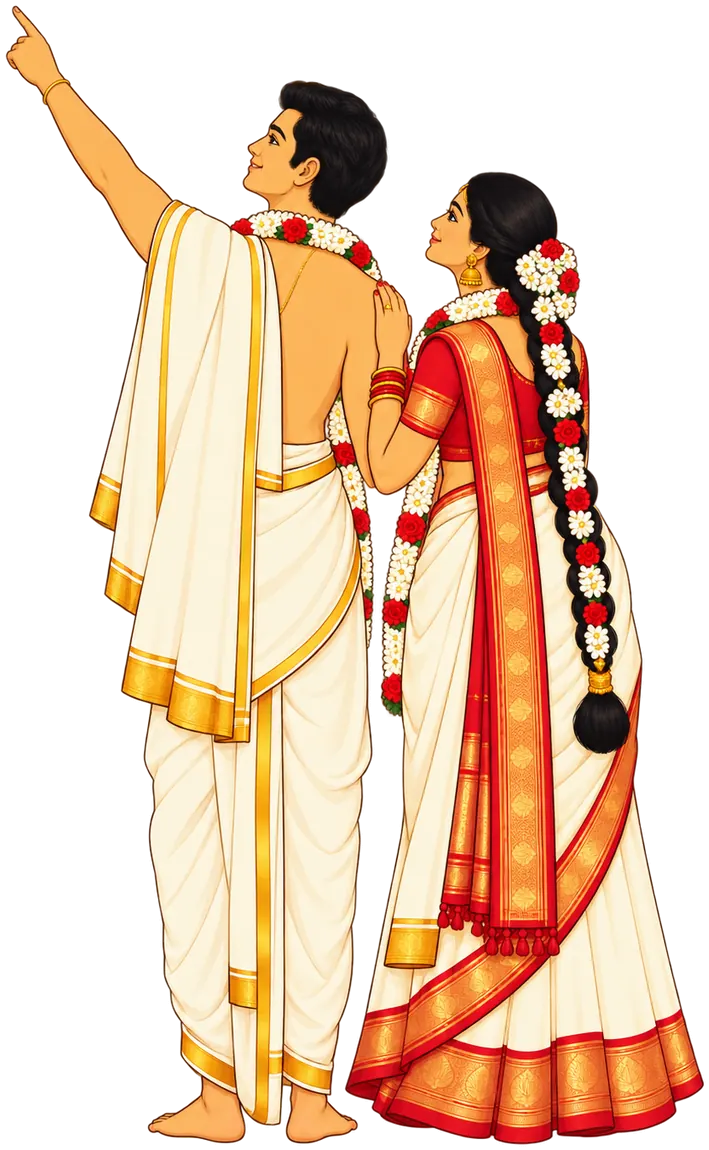
#> input picture assets/arundhati.webp, 709 x 1150 px, given in place of 02.png, which was not available
$ python prep_assets.py
#> lines starting #> are read from the running program, lines starting #| are printed output that depends on the picture; after the words box and inside, x2 and y2 are one past the last pixel; in counts of white or black regions, pixels touching at a corner belong together; pictures that were not available may be replaced by others from this repository, and a replacement may not be noted
#!/usr/bin/env python3
"""Prepare every asset for the Varun & Bhavani invitation.

Inputs  : raw/01.png .. raw/12.png (generated art), the printed-card PDF.
Outputs : assets/*.webp|png|svg + assets/manifest.json (sizes + anchor points
          the page uses for exact placement).

Re-runnable; nothing in raw/ is modified.
"""
import heapq
import json
import re
import subprocess
import sys
from pathlib import Path

import cv2
import numpy as np
from PIL import Image

ROOT = Path(__file__).resolve().parent.parent
RAW = ROOT / "raw"
OUT = ROOT / "assets"
OUT.mkdir(exist_ok=True)
PDF = Path("/Users/akash/.kiro/crew/uploads/d0b8af6636e3458d87e494e3ce882af3_Varun_Kumar_Bhavani.pdf")
TMP = Path("/tmp/vk-invite/prep")
TMP.mkdir(parents=True, exist_ok=True)

manifest = {}


def save_webp(im, name, q=82, alpha_q=90, lossless=False):
    p = OUT / name
    im.save(p, "WEBP", quality=q, alpha_quality=alpha_q, method=6, lossless=lossless)
    return p.stat().st_size


def trim_rgba(im, pad=6, thr=12):
    a = np.asarray(im)[..., 3]
    ys, xs = np.nonzero(a > thr)
    x0, y0 = max(0, xs.min() - pad), max(0, ys.min() - pad)
    x1, y1 = min(im.width, xs.max() + pad + 1), min(im.height, ys.max() + pad + 1)
    return im.crop((x0, y0, x1, y1)), (x0, y0)


def fit(im, w=None, h=None):
    if w:
        return im.resize((w, round(im.height * w / im.width)), Image.LANCZOS)
    return im.resize((round(im.width * h / im.height), h), Image.LANCZOS)


def clean_alpha(im):
    """Kill near-invisible alpha noise and bleed edge colour into clear pixels so
    WebP's lossy colour planes do not show dark/white halos at the cut line."""
    a = np.asarray(im).astype(np.float32)
    alpha = a[..., 3]
    alpha[alpha < 6] = 0
    rgb = a[..., :3]
    solid = (alpha > 200).astype(np.uint8)
    if solid.any():
        # inpaint colour of transparent pixels from nearby solid pixels
        rgb8 = rgb.clip(0, 255).astype(np.uint8)
        mask = (alpha < 1).astype(np.uint8) * 255
        small = cv2.resize(rgb8, None, fx=0.25, fy=0.25, interpolation=cv2.INTER_AREA)
        msmall = cv2.resize(mask, (small.shape[1], small.shape[0]), interpolation=cv2.INTER_NEAREST)
        filled = cv2.inpaint(small, msmall, 3, cv2.INPAINT_TELEA)
        filled = cv2.resize(filled, (rgb8.shape[1], rgb8.shape[0]), interpolation=cv2.INTER_LINEAR)
        rgb = np.where(mask[..., None] > 0, filled.astype(np.float32), rgb)
    out = np.dstack([rgb, alpha]).clip(0, 255).astype(np.uint8)
    return Image.fromarray(out)


# ----------------------------------------------------------------- RGBA art
ART = {
    # key : (raw, fit-kwargs, quality)
    "leaves":    ("02", {"w": 640}, 78),
    "garland":   ("03", {"h": 1000}, 82),
    "couple":    ("04", {"h": 1100}, 80),
    "cow":       ("05", {"w": 520}, 80),
    "ganesha":   ("06", {"w": 600}, 80),
    "jeelakarra": ("07", {"w": 1100}, 78),
    "mangalya":  ("08", {"w": 1100}, 76),
    "talambralu": ("09", {"w": 1100}, 76),
    "arundhati": ("10", {"h": 1150}, 78),
    "kalasham":  ("11", {"w": 600}, 78),
}

for key, (src, kw, q) in ART.items():
    im = Image.open(RAW / f"{src}.png").convert("RGBA")
#> im is the input picture: PIL image 709x1150 RGBA; mean R, G, B, A 190.8, 141.6, 99.6, 140.7
    im, off = trim_rgba(im)
#> in trim_rgba, `a = np.asarray(im)[..., 3]`:
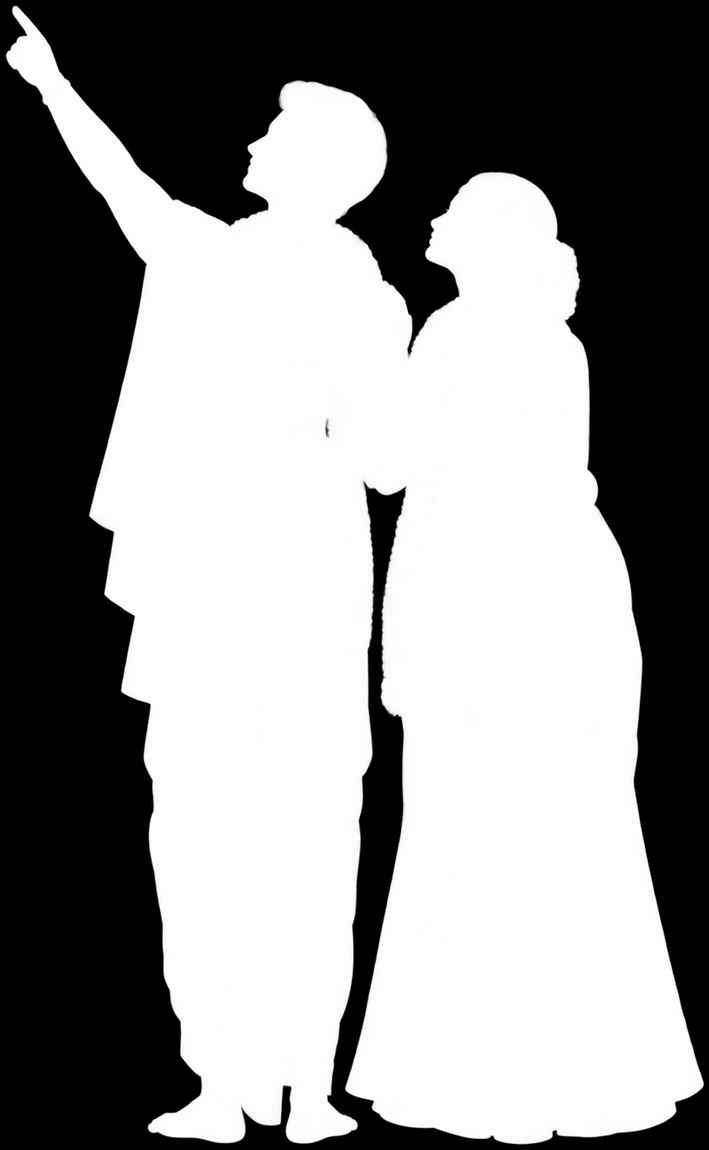
#> a: shape (1150, 709); min 0, max 255, mean 140.7
#> in trim_rgba, `x0, y0 = max(0, xs.min() - pad), max(0, ys.min() - pad)`: x0 = 0
#> in trim_rgba, `x1, y1 = min(im.width, xs.max() + pad + 1), min(im.height, ys.max() + ..`: x1 = 709; y1 = 1150
#> off = (0, 0)
    trimmed_size = im.size
#> trimmed_size = (709, 1150)
    im = fit(im, **kw)
    im = clean_alpha(im)
#> in clean_alpha, `alpha[alpha < 6] = 0`:
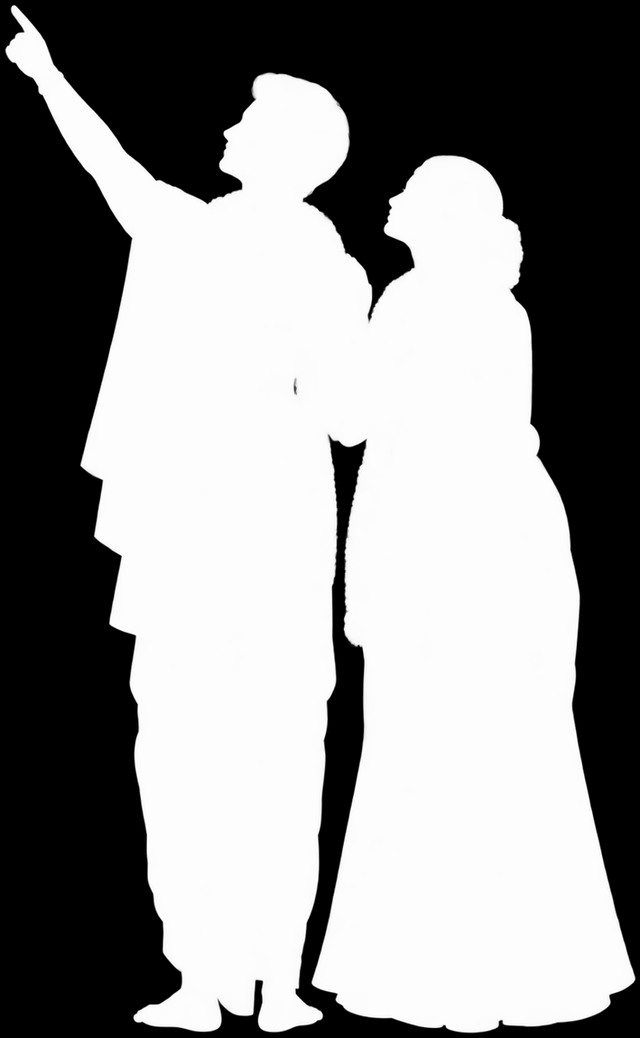
#> alpha: shape (1038, 640) float32; min 0, max 255, mean 140.7
#> in clean_alpha, `solid = (alpha > 200).astype(np.uint8)`:
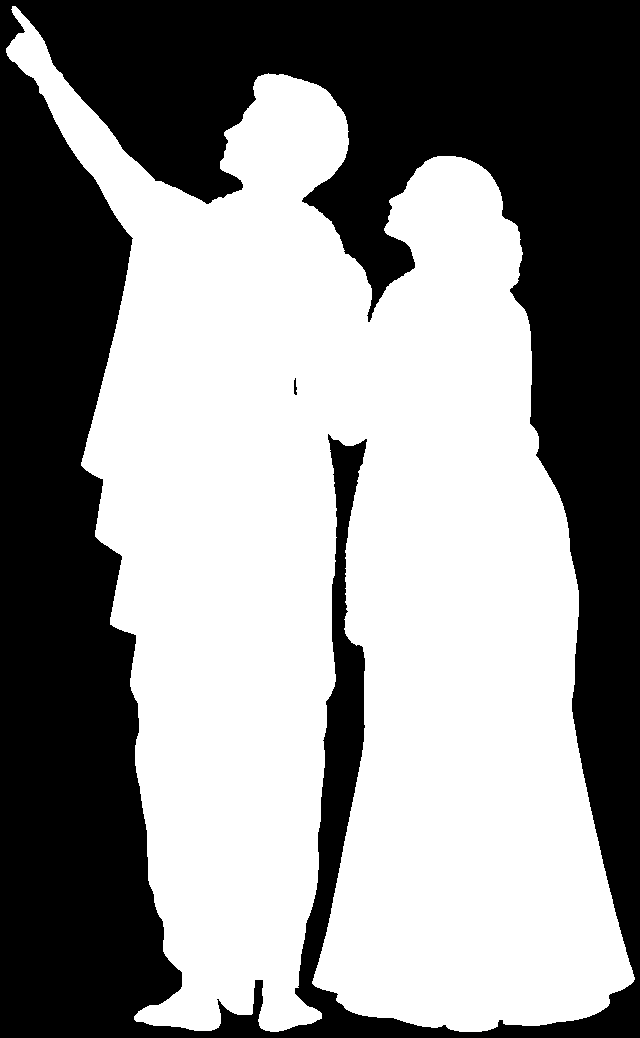
#> solid: shape (1038, 640); values 0 (black) and 1 (white), 55.3% white; 2 black regions, box (x1, y1, x2, y2) and area: (0, 0, 640, 1038) 296607, (294, 378, 297, 395) 37
#> in clean_alpha, `mask = (alpha < 1).astype(np.uint8) * 255`: mask: shape (1038, 640); 43.6% white; 6 white regions (5 under 20 px), largest, box (x1, y1, x2, y2) and area: (0, 0, 640, 1038) 289825
#> in clean_alpha, `small = cv2.resize(rgb8, None, fx=0.25, fy=0.25, interpolation=cv2.INT..`:
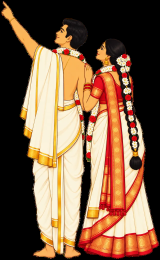
#> small: shape (260, 160, 3); mean R, G, B 124.1, 93.4, 68.6
#> in clean_alpha, `msmall = cv2.resize(mask, (small.shape[1], small.shape[0]), interpolat..`:
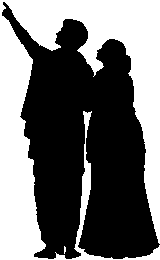
#> msmall: shape (260, 160); 43.7% white; 2 white regions (1 under 20 px), largest, box (x1, y1, x2, y2) and area: (0, 0, 160, 260) 18152
#> in clean_alpha, `filled = cv2.resize(filled, (rgb8.shape[1], rgb8.shape[0]), interpolat..`:
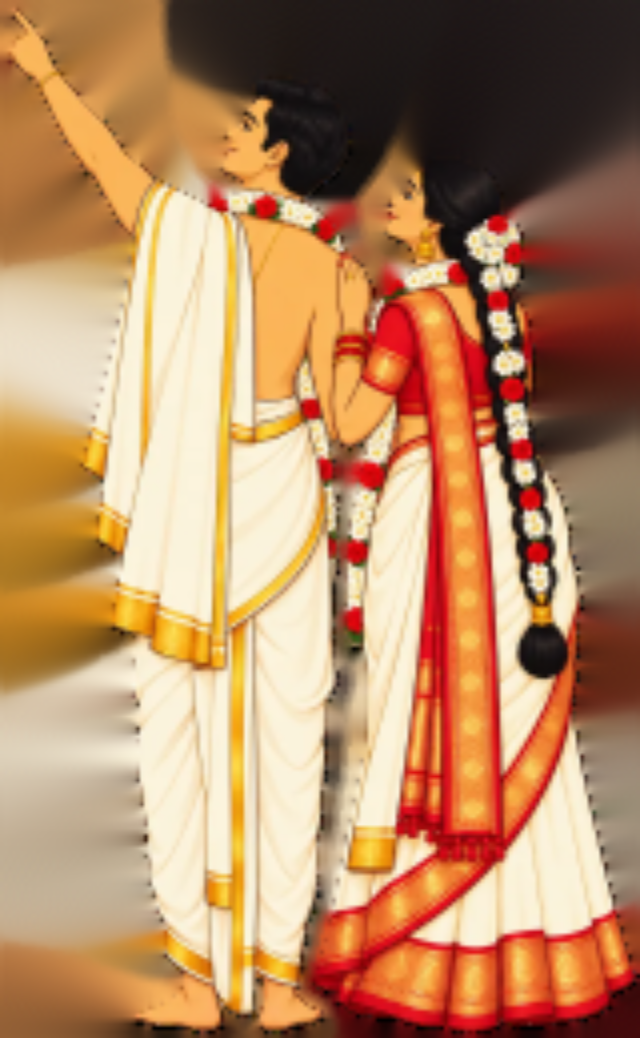
#> filled: shape (1038, 640, 3); mean R, G, B 182.9, 137.5, 99.6
#> in clean_alpha, `rgb = np.where(mask[..., None] > 0, filled.astype(np.float32), rgb)`:
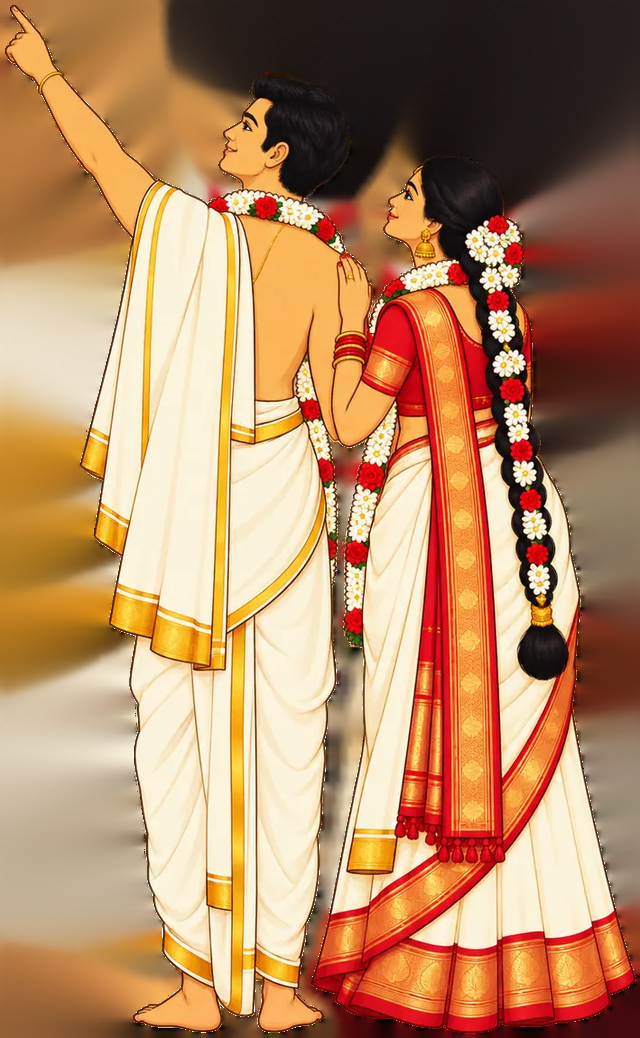
#> rgb: shape (1038, 640, 3) float32; mean R, G, B 183.1, 137.5, 99.6
    size = save_webp(im, f"{key}.webp", q=q)
#> (the run stopped early here; a loop or call above may not have finished)

$ run again, on assets/garland.webp
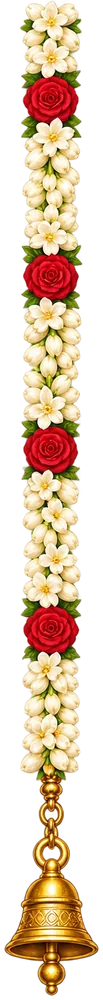
#> input picture assets/garland.webp, 103 x 1000 px, given in place of 02.png, which was not available
#> im is the input picture: PIL image 103x1000 RGBA; mean R, G, B, A 184.4, 142.7, 93, 115.5
#> x0 = 0
#> x1 = 103; y1 = 1000
#> off = (0, 0)
#> in clean_alpha, `solid = (alpha > 200).astype(np.uint8)`:
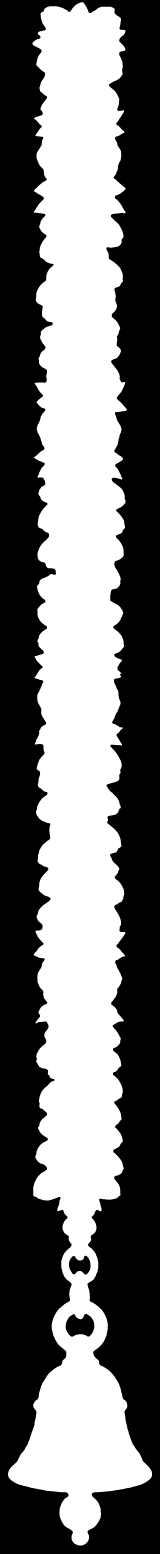
#> solid: shape (6214, 640) (shown at 1/4 size); values 0 (black) and 1 (white), 44.7% white; 1 white region, box (x1, y1, x2, y2) and area: (32, 9, 608, 6182) 1778182
#> mask: shape (6214, 640); 51.3% white; 148 black regions (94 under 20 px), largest, box (x1, y1, x2, y2) and area: (23, 0, 617, 6191) 1932987, (481, 1574, 499, 1606) 185, (480, 1412, 498, 1441) 153
#> msmall: shape (1554, 160); 51.3% white; 68 black regions (67 under 20 px), largest, box (x1, y1, x2, y2) and area: (6, 0, 155, 1549) 120919
#> in clean_alpha, `filled = cv2.inpaint(small, msmall, 3, cv2.INPAINT_TELEA)`:
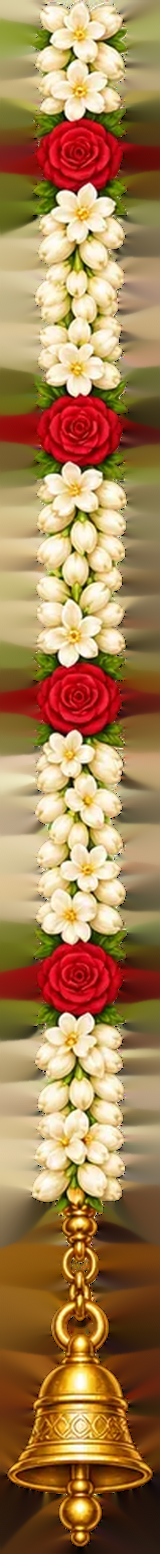
#> filled: shape (1554, 160, 3); mean R, G, B 165.2, 128.4, 83.6

$ run again, on assets/kalasham.webp
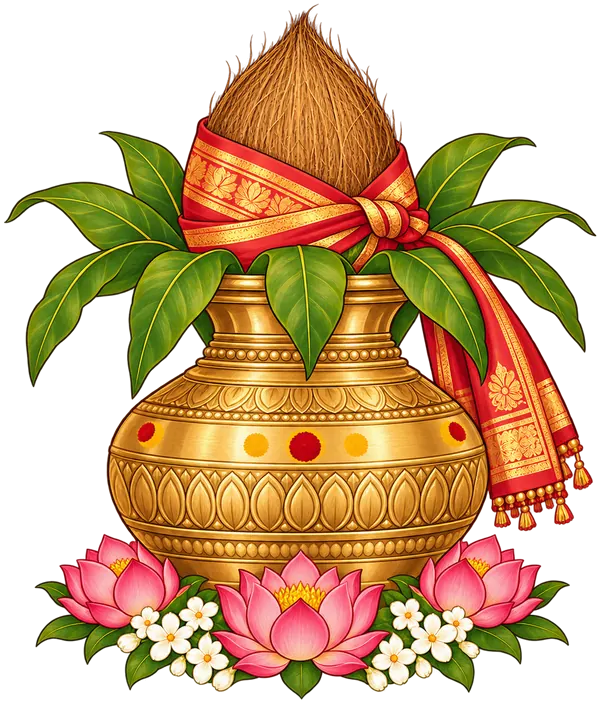
#> input picture assets/kalasham.webp, 600 x 703 px, given in place of 02.png, which was not available
#> im is the input picture: PIL image 600x703 RGBA; mean R, G, B, A 138, 96.7, 37.2, 151.5
#> x0 = 0
#> x1 = 600; y1 = 703
#> off = (0, 0)
#> solid: shape (750, 640); values 0 (black) and 1 (white), 59.4% white; 2 black regions, box (x1, y1, x2, y2) and area: (0, 0, 640, 750) 193447, (425, 335, 462, 407) 1254
#> mask: shape (750, 640); 38.9% white; 12 white regions (9 under 20 px), largest, box (x1, y1, x2, y2) and area: (0, 0, 640, 750) 185752, (427, 337, 461, 405) 1042, (604, 487, 613, 505) 85
#> msmall: shape (188, 160); 39% white; 4 white regions (2 under 20 px), largest, box (x1, y1, x2, y2) and area: (0, 0, 160, 188) 11665, (107, 86, 115, 102) 65
#> in clean_alpha, `rgb = np.where(mask[..., None] > 0, filled.astype(np.float32), rgb)`:
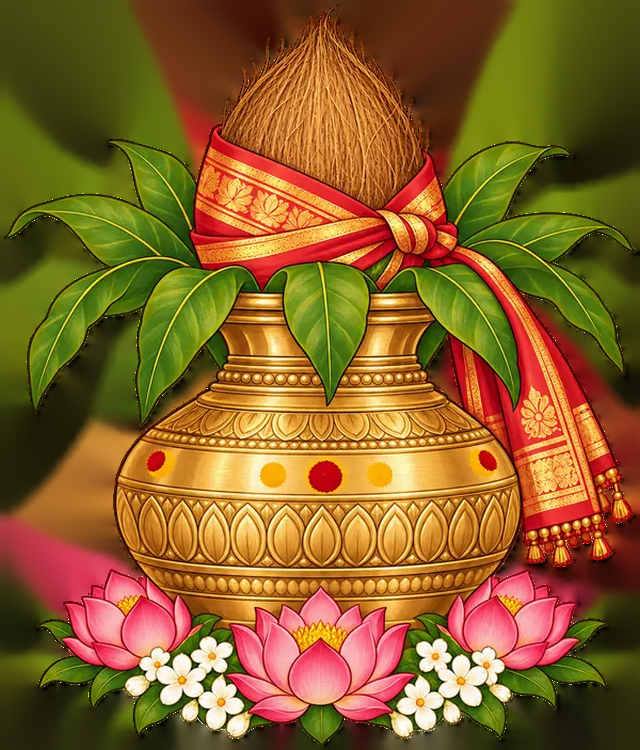
#> rgb: shape (750, 640, 3) float32; mean R, G, B 137.7, 97.6, 39.5
